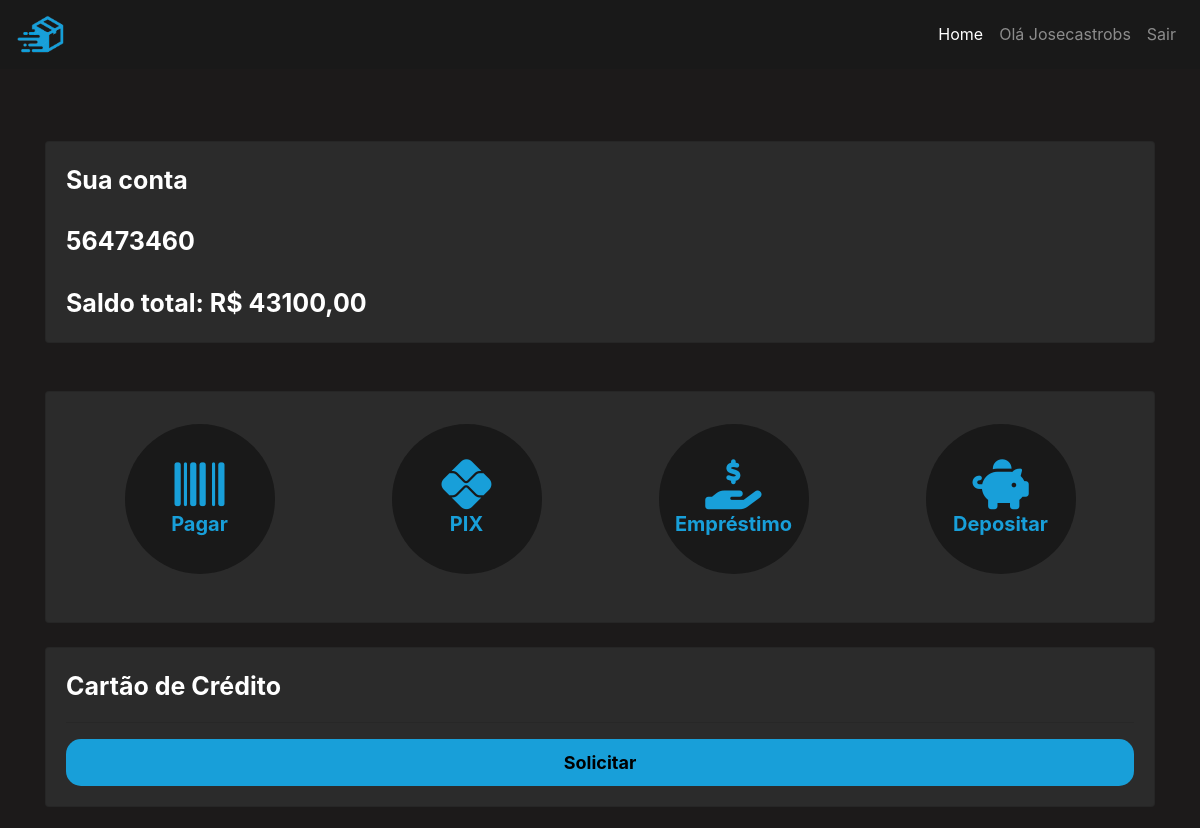
The app's page /conta/home/ (signed in, upper part), older data.
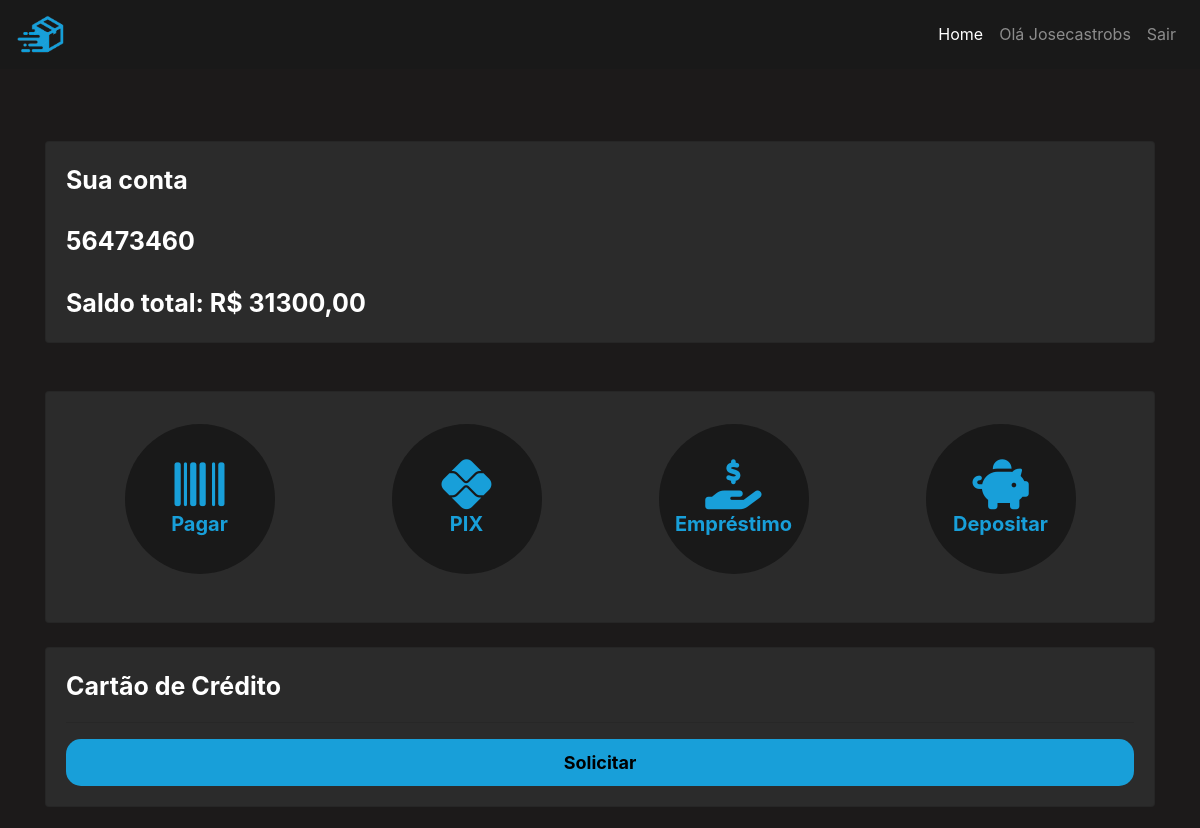
The same page, newer data.
### cliente/models.py (models this page shows, shortened)
class Conta(models.Model):
    numero_conta = models.CharField(max_length=12, unique=True)
    agencia = models.CharField(max_length=6)
    banco = models.CharField(default='0934', max_length=4)
    saldo = models.FloatField(default=0)
    data_abertura = models.DateField(default=datetime.now())
    status_conta = models.CharField(max_length=12)
    chave_pix = models.CharField(max_length=50, unique=True, null=True, blank=True)
    cliente = models.ForeignKey(Cliente, on_delete=models.CASCADE, null=True)

### cliente/views.py (the view)
# urls.py: path('home/', views.home, name='home'),
@login_required(login_url="/conta/login/")
def home(request):
    id_user: int = request.user.get_id
    conta = Conta.objects.get(cliente=id_user)
    user = Cliente.objects.get(id=id_user)
    credit_card = CreditCard.objects.filter(conta_id=conta.id)
    if not credit_card:
        return render(request, 'home.html', {'conta': conta, 'user': user})
    return render(request, 'home.html', {'conta': conta, 'user': user, 'credit_card': credit_card})

### cliente/models.py (called while the page is built)
    @property
    def get_id(self):
        return self.id

### cliente/templates/home.html (shortened to what this page needs)
{% extends 'bases/base.html' %}
{% load static %}
{% block 'head' %}
    <link rel="stylesheet" href="{% static 'cliente/css/home.css' %}">
{% endblock %}
{% block 'user_name' %}
        Olá {{user.username.title}}
{% endblock %}
{% block 'body' %}
        <br>
        <br>
                <a style="text-decoration: none; color:white;" href="#">
                    <div class="card">
                        <div class="row">
                            <div class="col-md-8">
                                <span  class="fonte-destaque">Sua conta</span><br><br>
                                <span  class="fonte-destaque">{{ conta.numero_conta }}</span><br><br>
                                <span  class="fonte-destaque">Saldo total: R$ {{conta.saldo}}0</span>
                            </div>
                            <div class="col-md">
                            </div>
                        </div>
                    </div>
                </a>
        <br>
        <br>
       <div class="card">
        <table class="table table-borderless" align="center">
            <thead>
              <tr align="center">
                <th scope="col">
                    <div class='link-home'>
                        <a href="{% url 'pagar_boleto' %}" class="link-item">
                            <i class="fa-solid fa-barcode" style="color: #189fd9; font-size: 50px;"></i><br>
                            <span style="font-size: 20px; color:#189fd9;">Pagar</span>
                        </a>
                    </div>
                </th>
                <th scope="col">
                    <div class='link-home'>
                        <a href="{% url 'tranferencia_pix' %}" class="link-item">
                            <i class="fa-brands fa-pix" style="color: #189fd9; font-size: 50px;"></i><br>
                            <span style="font-size: 20px; color:#189fd9;">PIX</span>
                        </a>
                    </div>
                </th>
                <th scope="col">
                    <div class='link-home'>
                        <a href="{% url 'realizar_emprestimo' %}" class="link-item">
                            <i class="fa-solid fa-hand-holding-dollar" style="color: #189fd9; font-size: 50px;"></i><br>
                            <span style="font-size: 20px; color:#189fd9;">Empréstimo</span>
                        </a>
                    </div>
                </th>
                <th scope="col">
                    <div class='link-home'>
                        <a href="{% url 'gerar_boleto' %}" class="link-item">
                            <i class="fa-solid fa-piggy-bank" style="color: #189fd9; font-size: 50px;"></i><br>
                            <span style="font-size: 20px; color:#189fd9;">Depositar</span>
                        </a>
                    </div>
                </th>
              </tr>
            </thead>
        </table>
        </div>
        <br>
                <div class="card">
                    {% if not credit_card %}
                        <span class="fonte-destaque">Cartão de Crédito</span>
                        <hr class="hr-borda">
                        <a href="" class="botao-principal">Solicitar</a>
                    {% endif %}
                </div>
                <br>
        <br>
        <br>
        <br>
        <br>
{% endblock %}

Row changes from the older to the newer data that the page shows:
changed Conta: saldo "43100,0" → "31300,0"
